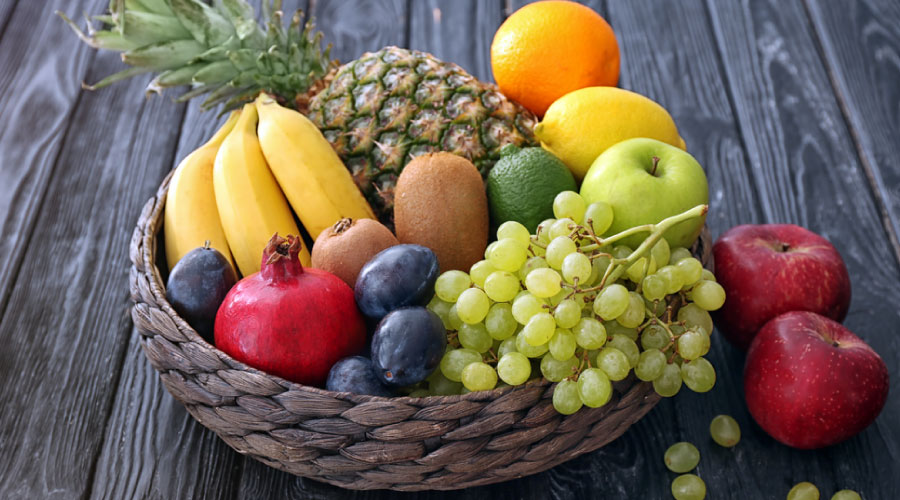
#> input picture example_image.jpg, 900 x 500 px
$ python skeleton.py
#> lines starting #> are read from the running program, lines starting #| are printed output that depends on the picture; long printed decimals are rounded
### wkpp.py
from sklearn.metrics.pairwise import euclidean_distances
from sklearn.utils.extmath import stable_cumsum,row_norms
import scipy.sparse as sp
import numpy as np
from sklearn.utils import check_array,check_random_state
def kmeans_plusplus_w(
    X, n_clusters, *, x_squared_norms=None, random_state=None, n_local_trials=None,w=None):
    """Init n_clusters seeds according to k-means++.A
    .. versionadded:: 0.24
    Parameters
    ----------
    X : {array-like, sparse matrix} of shape (n_samples, n_features)
        The data to pick seeds from.
    n_clusters : int
        The number of centroids to initialize.
    x_squared_norms : array-like of shape (n_samples,), default=None
        Squared Euclidean norm of each data point.
    random_state : int or RandomState instance, default=None
        Determines random number generation for centroid initialization. Pass
        an int for reproducible output across multiple function calls.
        See :term:`Glossary <random_state>`.
    n_local_trials : int, default=None
        The number of seeding trials for each center (except the first),
        of which the one reducing inertia the most is greedily chosen.
        Set to None to make the number of trials depend logarithmically
        on the number of seeds (2+log(k)).
    Returns
    -------
    centers : ndarray of shape (n_clusters, n_features)
        The initial centers for k-means.
    indices : ndarray of shape (n_clusters,)
        The index location of the chosen centers in the data array X. For a
        given index and center, X[index] = center.
    Notes
    -----
    Selects initial cluster centers for k-mean clustering in a smart way
    to speed up convergence. see: Arthur, D. and Vassilvitskii, S.
    "k-means++: the advantages of careful seeding". ACM-SIAM symposium
    on Discrete algorithms. 2007
    Examples
    --------
    >>> from sklearn.cluster import kmeans_plusplus
    >>> import numpy as np
    >>> X = np.array([[1, 2], [1, 4], [1, 0],
    ...               [10, 2], [10, 4], [10, 0]])
    >>> centers, indices = kmeans_plusplus(X, n_clusters=2, random_state=0)
    >>> centers
    array([[10,  4],
           [ 1,  0]])
    >>> indices
    array([4, 2])
    """

    # Check data
    check_array(X, accept_sparse="csr", dtype=[np.float64, np.float32])
    if w is None:
        w = np.ones(len(X))
    if X.shape[0] < n_clusters:
        raise ValueError(
            f"n_samples={X.shape[0]} should be >= n_clusters={n_clusters}."
        )

    # Check parameters
    if x_squared_norms is None:
        x_squared_norms = row_norms(X, squared=True)
    else:
        x_squared_norms = check_array(x_squared_norms, dtype=X.dtype, ensure_2d=False)

    if x_squared_norms.shape[0] != X.shape[0]:
        raise ValueError(
            f"The length of x_squared_norms {x_squared_norms.shape[0]} should "
            f"be equal to the length of n_samples {X.shape[0]}."
        )

    if n_local_trials is not None and n_local_trials < 1:
        raise ValueError(
            f"n_local_trials is set to {n_local_trials} but should be an "
            "integer value greater than zero."
        )

    random_state = check_random_state(random_state)

    # Call private k-means++
    centers, indices = _kmeans_plusplus_w(
        X, n_clusters, x_squared_norms, random_state, n_local_trials,w
    )

    return centers, indices

def _kmeans_plusplus_w(X, n_clusters, x_squared_norms=None, random_state=None, n_local_trials=None,w=None):
    """Computational component for initialization of n_clusters by
    k-means++. Prior validation of data is assumed.
    Parameters
    ----------
    X : {ndarray, sparse matrix} of shape (n_samples, n_features)
        The data to pick seeds for.
    n_clusters : int
        The number of seeds to choose.
    x_squared_norms : ndarray of shape (n_samples,)
        Squared Euclidean norm of each data point.
    random_state : RandomState instance
        The generator used to initialize the centers.
        See :term:`Glossary <random_state>`.
    n_local_trials : int, default=None
        The number of seeding trials for each center (except the first),
        of which the one reducing inertia the most is greedily chosen.
        Set to None to make the number of trials depend logarithmically
        on the number of seeds (2+log(k)); this is the default.
    Returns
    -------
    centers : ndarray of shape (n_clusters, n_features)
        The initial centers for k-means.
    indices : ndarray of shape (n_clusters,)
        The index location of the chosen centers in the data array X. For a
        given index and center, X[index] = center.
    """
    n_samples, n_features = X.shape

    centers = np.empty((n_clusters, n_features), dtype=X.dtype)

    # Set the number of local seeding trials if none is given
    if n_local_trials is None:
        # This is what Arthur/Vassilvitskii tried, but did not report
        # specific results for other than mentioning in the conclusion
        # that it helped.
        n_local_trials = 2 + int(np.log(n_clusters))

    # Pick first center randomly and track index of point
    prob = 1/w
    prob = prob/sum(prob)
    center_id = np.random.choice(range(n_samples), size=1, p=prob)
    # center_id = random_state.randint(n_samples)
    indices = np.full(n_clusters, -1, dtype=int)
    if sp.issparse(X):
        centers[0] = X[center_id].toarray()
    else:
        centers[0] = X[center_id]
    indices[0] = center_id

    # Initialize list of closest distances and calculate current potential
    closest_dist_sq = w*euclidean_distances(
        centers[0, np.newaxis], X, Y_norm_squared=x_squared_norms, squared=True
    )
    current_pot = closest_dist_sq.sum()

    # Pick the remaining n_clusters-1 points
    for c in range(1, n_clusters):
        # Choose center candidates by sampling with probability proportional
        # to the squared distance to the closest existing center
        rand_vals = random_state.uniform(size=n_local_trials) * current_pot
        candidate_ids = np.searchsorted(stable_cumsum(closest_dist_sq), rand_vals)
        # XXX: numerical imprecision can result in a candidate_id out of range
        np.clip(candidate_ids, None, closest_dist_sq.size - 1, out=candidate_ids)

        # Compute distances to center candidates
        distance_to_candidates = w*euclidean_distances(
            X[candidate_ids], X, Y_norm_squared=x_squared_norms, squared=True
        )

        # update closest distances squared and potential for each candidate
        np.minimum(closest_dist_sq, distance_to_candidates, out=distance_to_candidates)
        candidates_pot = distance_to_candidates.sum(axis=1)

        # Decide which candidate is the best
        best_candidate = np.argmin(candidates_pot)
        current_pot = candidates_pot[best_candidate]
        closest_dist_sq = distance_to_candidates[best_candidate]
        best_candidate = candidate_ids[best_candidate]

        # Permanently add best center candidate found in local tries
        if sp.issparse(X):
            centers[c] = X[best_candidate].toarray()
        else:
            centers[c] = X[best_candidate]
        indices[c] = best_candidate

    return centers, indices

### skeleton.py
"""
***********
IIIT Delhi License
Copyright (c) 2023 Supratim Shit
***********
"""

from sklearn.cluster import KMeans
from sklearn.preprocessing import StandardScaler
from scipy.spatial.distance import cdist
import wkpp as wkpp
import numpy as np
import cv2
import matplotlib.pyplot as plt


# Load image using OpenCV
image = cv2.imread('example_image.jpg')
#> image is the input picture: shape (500, 900, 3); mean B, G, R 83.7, 99.8, 114.1
data = image.reshape(-1, image.shape[-1])                            # Fetch kddcup99
            # Preprocess
data = data.astype(float)                                # Preprocess
data = StandardScaler().fit_transform(data)                # Preprocess

n = np.size(data,0)                                        # Number of points in the dataset
#> n = 450000
d = np.size(data,1)                                        # Number of dimension/features in the dataset.
#> d = 3
k = 17                                  # Number of clusters (say k = 17)
Sample_size = 100

# D2-Sampling function
def D2(data, k):
    # Initialize the set of cluster centers
    B = []

    # Sample the first cluster center uniformly at random from X
    first_center_idx = np.random.choice(len(data))
    B.append(data[first_center_idx])

    # Calculate the squared distances to the first center
    distances_to_first_center = np.linalg.norm(data - data[first_center_idx], axis=1) ** 2

    for i in range(1, k):
        # Sample the next center with probability proportional to squared distance
        probabilities = distances_to_first_center / np.sum(distances_to_first_center)
        next_center_idx = np.random.choice(len(data), p=probabilities)
        B.append(data[next_center_idx])

        # Update the distances to the new center
        new_distances = np.linalg.norm(data - data[next_center_idx], axis=1) ** 2
        distances_to_first_center = np.minimum(distances_to_first_center, new_distances)

    # Calculate the center using the generated set of cluster centers
    center = np.mean(B, axis=0)

    return center

# Coreset construction function
def Sampling(data, k, centers, Sample_size):
    # Initialize coreset and weights
    coreset = np.empty((Sample_size, data.shape[1]))
    weights = np.empty((Sample_size, 1))

    N = data.shape[0]

    # compute proposal distribution
    q = np.linalg.norm(data - centers, axis=1)**2
    sum_q = np.sum(q)
    q = 0.5 * (q/sum_q + 1.0/N)

    # get sample and fill coreset
    samples = np.random.choice(N, Sample_size, p=q)
    coreset = data[samples]
    weights = 1.0 / (q[samples] * Sample_size)

    return coreset, weights

# Call D2-Sampling (D2())
centers = D2(data, k)
#> in D2, `first_center_idx = np.random.choice(len(data))`: first_center_idx = 305711
#> the loop in D2, `for i in range(1, k):` made 16 passes
#> next_center_idx on passes 1 to 12: 231957, 206111, 196765, 169510, 281954, 182992, 397523, 422581, 137441, 308252, 202278, 218297
#> after the loop in D2, `for i in range(1, k):`: B = 17 items, first 6: [-1.44, -1.05, -0.766], [-0.688, 0.824, 0.493], [0.475, -0.0671, -0.256], [1.88, 2, 1.78], [0.0257, 1.79, 2.12], [0.454, -0.522, 2.02]
#> in D2, `center = np.mean(B, axis=0)`: center = [-0.105, 0.287, 0.327]
#> centers = [-0.105, 0.287, 0.327]

# Call coreset construction algorithm (Sampling())
coreset, weight = Sampling(data, k, centers, Sample_size)
#> in Sampling, `sum_q = np.sum(q)`: sum_q = 1439959.6
#> in Sampling, `samples = np.random.choice(N, Sample_size, p=q)`: samples = 100 values, max 445886 at index 35, min 2593 at index 82, mean 225634.1
#> in Sampling, `coreset = data[samples]`: coreset = 100 rows, first 8: [-0.831, -0.924, -0.893], [0.209, -0.259, -0.304], [-0.75, -0.924, -0.845], [-1.38, -1.57, -1.74], [-0.974, -1.27, -1.53], [-0.321, -0.12, 0.652], [-0.852, -0.976, -0.957], [2.11, 1.77, 1.73]
#> in Sampling, `weights = 1.0 / (q[samples] * Sample_size)`: weights = 100 values, max 8188.1 at index 5, min 1227.1 at index 96, mean 4371.4
#> weight has the same summary as weights in Sampling

#---Running KMean Clustering---#
fkmeans = KMeans(n_clusters=k,init='k-means++')
fkmeans.fit_predict(data)

#----Practical Coresets performance----#
Coreset_centers, _ = wkpp.kmeans_plusplus_w(coreset, k, w=weight, n_local_trials=100)                        # Run weighted kMeans++ on coreset points
#> in kmeans_plusplus_w, `x_squared_norms = row_norms(X, squared=True)`: x_squared_norms = 100 values, max 22.35 at index 96, min 0.203 at index 1, mean 4.57
#> in _kmeans_plusplus_w, `prob = 1/w`: prob = 100 values, max 0.000815 at index 96, min 0.000122 at index 5, mean 0.000276
#> in _kmeans_plusplus_w, `prob = prob/sum(prob)`: prob = 100 values, max 0.0295 at index 96, min 0.00443 at index 5, mean 0.01
#> in _kmeans_plusplus_w, `center_id = np.random.choice(range(n_samples), size=1, p=prob)`: center_id = [60]
#> in _kmeans_plusplus_w, `current_pot = closest_dist_sq.sum()`: current_pot = 5578328.1
#> the loop in _kmeans_plusplus_w, `for c in range(1, n_clusters):` made 16 passes
#> (best_candidate, current_pot) on passes 1 to 12: (24, 1024654.4), (88, 651930.3), (57, 412571.2), (73, 326482.9), (5, 255944), (66, 215406.9), (59, 177560.2), (98, 162994.5), (30, 147965.4), (14, 135134.4), (12, 124410.8), (41, 114468.3)
#> after the loop in _kmeans_plusplus_w, `for c in range(1, n_clusters):`:
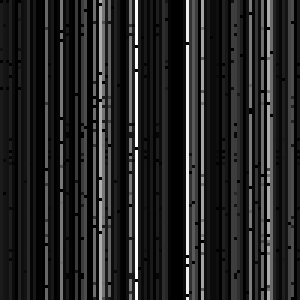
#> distance_to_candidates: shape (100, 100) float64 (shown 3 times larger); min 0, max 5865.7, mean 852; drawn with min black and max white
#> after the loop in _kmeans_plusplus_w, `for c in range(1, n_clusters):`: centers = 17 rows, first 8: [-1.06, 1.87, 2.12], [0.0869, -0.364, -0.511], [1.86, 1.16, 1.03], [-1.18, -1.29, -1.31], [1.13, 0.352, -0.0172], [-0.321, -0.12, 0.652], [-1.01, -0.556, -0.352], [1.31, 2.29, 2.2]; indices = 17 values, max 98 at index 8, min 5 at index 5, mean 49.65
#> Coreset_centers has the same summary as centers in _kmeans_plusplus_w
wt_kmeansclus = KMeans(n_clusters=k, init=Coreset_centers, max_iter=10).fit(coreset,sample_weight = weight)    # Run weighted KMeans on the coreset, using the inital centers from the above line.
Coreset_centers = wt_kmeansclus.cluster_centers_                                                            # Compute cluster centers
#> Coreset_centers = 17 rows, first 8: [-0.974, 1.78, 2.12], [0.173, -0.274, -0.505], [1.98, 1.28, 1.02], [-1.25, -1.42, -1.53], [1.11, 0.29, -0.0682], [-0.321, -0.12, 0.652], [-1.1, -0.454, -0.503], [1.42, 2.39, 2.15]
coreset_cost = np.sum(np.min(cdist(data,Coreset_centers)**2,axis=1))                                        # Compute clustering cost from the above centers
#> coreset_cost = 125342.6
relative_error_practicalCoreset = abs(coreset_cost - fkmeans.inertia_)/fkmeans.inertia_                        # Computing relative error from practical coreset, here fkmeans.inertia_ is the optimal cost on the complete data.
#> relative_error_practicalCoreset = 0.333

#-----Uniform Sampling based Coreset-----#
tmp = np.random.choice(range(n),size=Sample_size,replace=False)
#> tmp = 100 values, max 448344 at index 97, min 4480 at index 7, mean 228114.9
sample = data[tmp][:]                                                                                        # Uniform sampling
#> sample = 100 rows, first 8: [0.209, -0.417, -0.718], [0.0869, -0.347, -0.527], [0.352, -0.189, -0.463], [0.699, 0.667, 0.397], [0.128, -0.12, -0.113], [-0.729, -1.19, 0.477], [0.883, 0.143, -0.145], [0.658, -0.0846, -0.431]
sweight = n*np.ones(Sample_size)/Sample_size                                                                 # Maintain appropriate weight
#> sweight = 100 values from 4500 to 4500
sweight = sweight/np.sum(sweight)                                                                            # Normalize weight to define a distribution
#> sweight = 100 values from 0.01 to 0.01

#-----Uniform Sampling based Coreset performance-----#
wt_kmeansclus = KMeans(n_clusters=k, init='k-means++', max_iter=10).fit(sample,sample_weight = sweight)        # Run KMeans on the random coreset
Uniform_centers = wt_kmeansclus.cluster_centers_                                                            # Compute cluster centers
#> Uniform_centers = 17 rows, first 8: [1.45, 1.19, 1.27], [-0.142, -0.481, -0.523], [-0.576, 1.79, 2.09], [1.13, 0.36, 0.00311], [-0.339, -0.751, 0.727], [-1.22, -1.45, -1.67], [-1.08, -0.137, -0.368], [0.508, -0.108, -0.364]
uniform_cost = np.sum(np.min(cdist(data,Uniform_centers)**2,axis=1))                                        # Compute clustering cost from the above centers
#> uniform_cost = 115895.3
relative_error_uniformCoreset = abs(uniform_cost - fkmeans.inertia_)/fkmeans.inertia_                        # Computing relative error from random coreset, here fkmeans.inertia_ is the optimal cost on the full data.
#> relative_error_uniformCoreset = 0.233

Coreset_centers, _ = wkpp.kmeans_plusplus_w(coreset, k, w=weight, n_local_trials=100)  # Run weighted kMeans++ on coreset points
#> call 2 of _kmeans_plusplus_w, with X = array of shape (100, 3), n_clusters = 17, x_squared_norms = array of shape (100,), n_local_trials = 100, w = array of shape (100,)
#> in _kmeans_plusplus_w (call 2), `prob = 1/w`: prob = 100 values, max 0.000815 at index 96, min 0.000122 at index 5, mean 0.000276
#> in _kmeans_plusplus_w (call 2), `prob = prob/sum(prob)`: prob = 100 values, max 0.0295 at index 96, min 0.00443 at index 5, mean 0.01
#> in _kmeans_plusplus_w (call 2), `center_id = np.random.choice(range(n_samples), size=1, p=prob)`: center_id = [50]
#> in _kmeans_plusplus_w (call 2), `indices = np.full(n_clusters, -1, dtype=int)`: indices = 17 values from -1 to -1
#> in _kmeans_plusplus_w (call 2), `current_pot = closest_dist_sq.sum()`: current_pot = 5376236
#> the loop in _kmeans_plusplus_w (call 2), `for c in range(1, n_clusters):` made 16 passes
#> (best_candidate, current_pot) on passes 1 to 12: (24, 955818.2), (37, 650325.8), (6, 411998.6), (9, 332981.5), (5, 254657.7), (73, 219546.9), (10, 188028.2), (85, 168142.6), (68, 152875), (98, 138309.3), (31, 125299.2), (18, 113840.7)
#> pass 1, in _kmeans_plusplus_w (call 2), `distance_to_candidates = w*euclidean_distances( X[candidate_ids], X, Y..`:
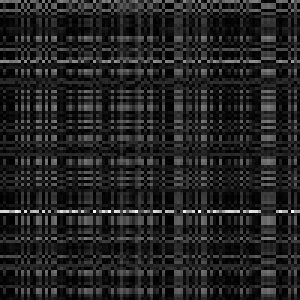
#> distance_to_candidates: shape (100, 100) float64 (shown 3 times larger); min 0, max 201302.2, mean 27770; drawn with min black and max white
#> pass 2, in _kmeans_plusplus_w (call 2), `distance_to_candidates = w*euclidean_distances( X[candidate_ids], X, Y..`:
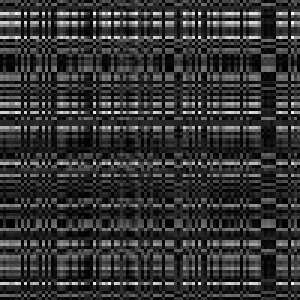
#> distance_to_candidates: shape (100, 100) float64 (shown 3 times larger); min 0, max 201302.2, mean 40901.8; drawn with min black and max white
#> pass 3, in _kmeans_plusplus_w (call 2), `distance_to_candidates = w*euclidean_distances( X[candidate_ids], X, Y..`:
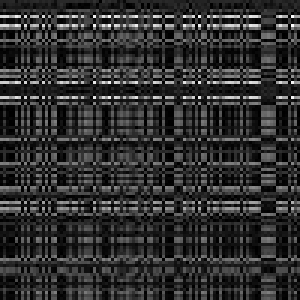
#> distance_to_candidates: shape (100, 100) float64 (shown 3 times larger); min 0, max 201302.2, mean 37507.1; drawn with min black and max white
#> after the loop in _kmeans_plusplus_w (call 2), `for c in range(1, n_clusters):`:
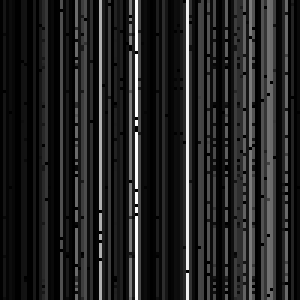
#> distance_to_candidates: shape (100, 100) float64 (shown 3 times larger); min 0, max 5865.7, mean 794.7; drawn with min black and max white
#> after the loop in _kmeans_plusplus_w (call 2), `for c in range(1, n_clusters):`: centers = 17 rows, first 8: [-0.627, 1.94, 2.12], [0.0869, -0.364, -0.511], [1.8, 0.754, 0.381], [-0.852, -0.976, -0.957], [1.92, 1.65, 1.37], [-0.321, -0.12, 0.652], [1.13, 0.352, -0.0172], [-1.2, -1.38, -1.5]; indices = 17 values, max 98 at index 10, min 5 at index 5, mean 43.18
#> Coreset_centers has the same summary as centers in _kmeans_plusplus_w


# Use the cluster centers obtained from the coreset to assign each pixel in the original image to the nearest cluster center
labels = np.argmin(cdist(data, Coreset_centers), axis=1)

# Reshape the labels array to match the shape of the original image
labels_reshaped = labels.reshape(image.shape[0], image.shape[1])
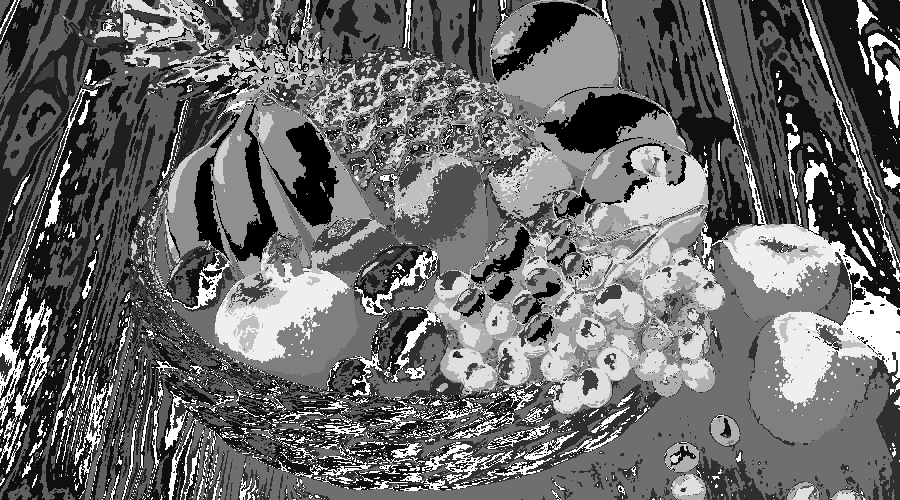
#> labels_reshaped: shape (500, 900) int64; min 0, max 16, mean 6.78; drawn with min black and max white

# Assign original colors from the image to different clusters
cluster_colors = []
for i in range(k):
    cluster_pixels = image[labels_reshaped == i]
    average_color = np.mean(cluster_pixels, axis=0)
    cluster_colors.append(average_color)
#> this loop made 17 passes
#> average_color on passes 1 to 12: [62.18, 196.1, 232.7], [96.57, 86.01, 85.33], [166.2, 146.4, 140.1], [42.67, 44.03, 49.27], [174, 190.9, 200.4], [64.45, 100.8, 145.6], [131.8, 115.2, 110.6], [22.93, 19.28, 21.4], [22.61, 32.03, 108.7], [130.2, 221.5, 237.2], [23.73, 146.4, 204], [40.86, 98.8, 93.8]
#> after the loop, cluster_colors = 17 items, first 6: [62.18, 196.1, 232.7], [96.57, 86.01, 85.33], [166.2, 146.4, 140.1], [42.67, 44.03, 49.27], [174, 190.9, 200.4], [64.45, 100.8, 145.6]

cluster_colors = np.array(cluster_colors).astype(int)
#> cluster_colors = 17 rows, first 8: [62, 196, 232], [96, 86, 85], [166, 146, 140], [42, 44, 49], [174, 190, 200], [64, 100, 145], [131, 115, 110], [22, 19, 21]

# Create a colored segmented image
colored_segmented_image = np.zeros_like(image)
#> colored_segmented_image: shape (500, 900, 3); every value is 0
for i in range(k):
    colored_segmented_image[labels_reshaped == i] = cluster_colors[i]
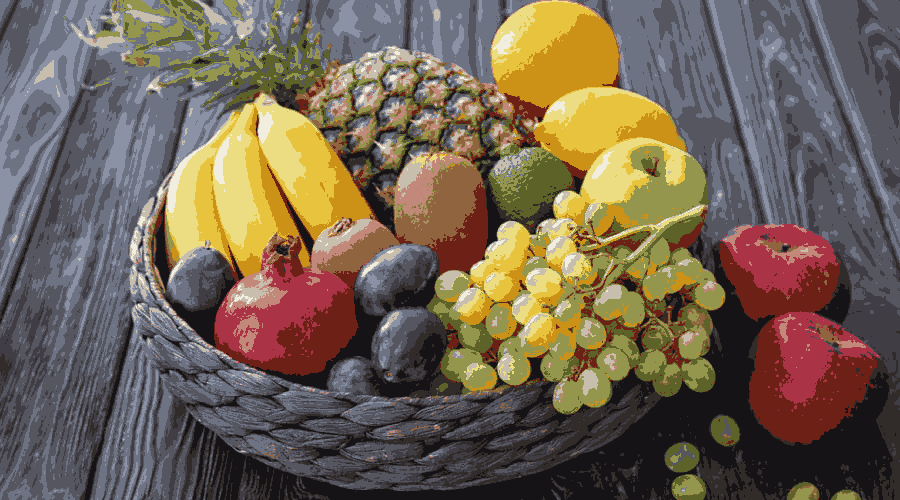
#> colored_segmented_image: shape (500, 900, 3); mean B, G, R 83.2, 99.5, 113.7

# Display the colored segmented image
'''plt.imshow(cv2.cvtColor(colored_segmented_image.astype('uint8'), cv2.COLOR_BGR2RGB))
plt.title('Colored Segmented Image (Coreset)')
plt.axis('off')
plt.show()'''


print("Relative error from Practical Coreset is", relative_error_practicalCoreset)
#| Relative error from Practical Coreset is 0.3331
print("Relative error from Uniformly random Coreset is", relative_error_uniformCoreset)
#| Relative error from Uniformly random Coreset is 0.2326
